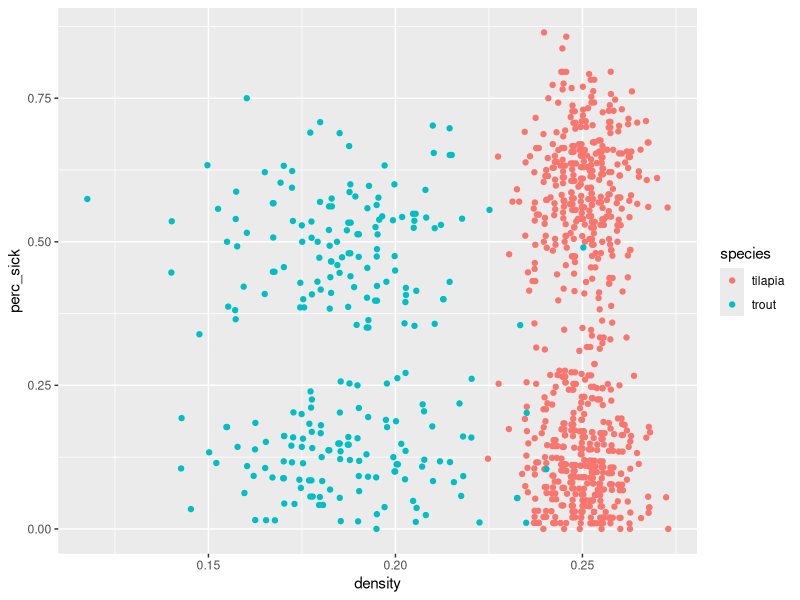
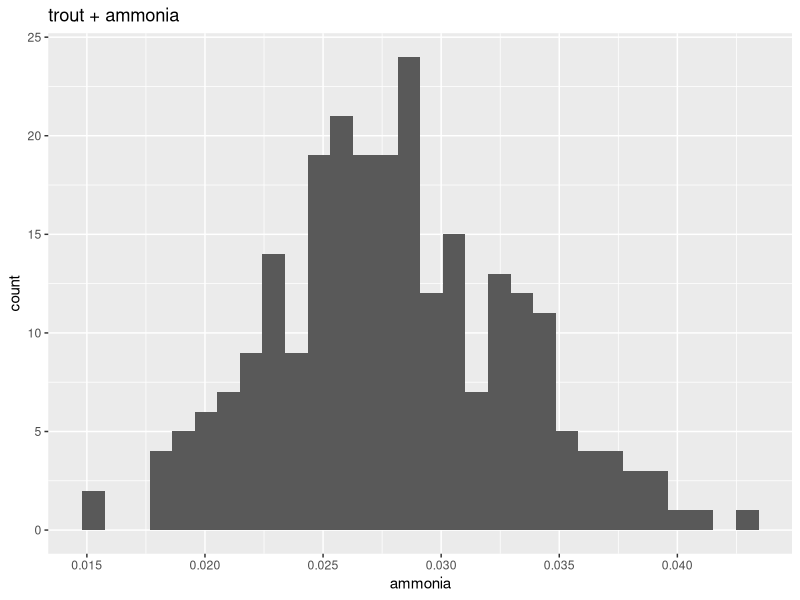
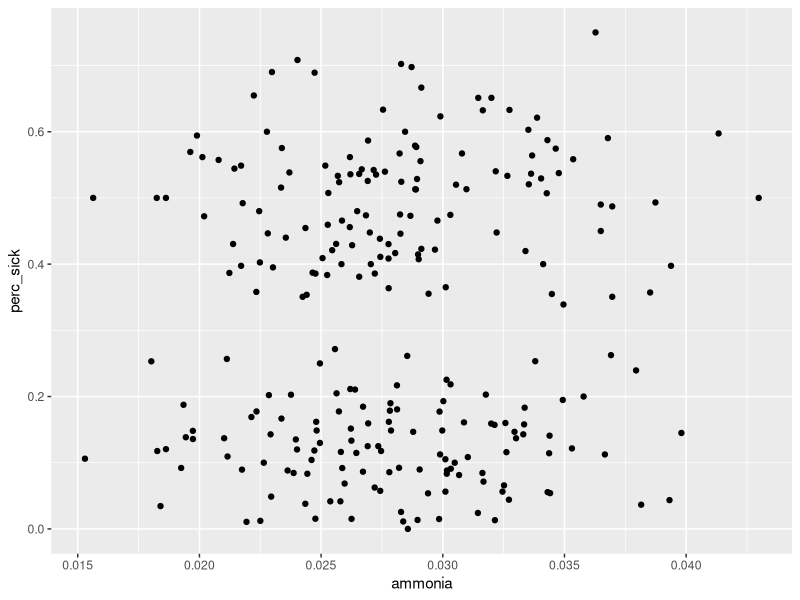

These charts were generated, in order, by the following R code:
## ---- chunk 1
# load the tidyverse
library(tidyverse)
# read in the data, sick-fish.csv
sick <- read_csv("sick-fish.csv")
# look at the data
glimpse(sick)
## ---- chunk 2
sick <- sick %>% mutate(density = num_fish / tank_volume)

sick <- sick %>% mutate(perc_sick = num_sick / num_fish)
## ---- chunk 3

ggplot(data = sick, mapping = aes(density, perc_sick, color = species)) +
  geom_point()

# percentage sick is standardized across all the tank volumes and fish populations, so it puts everything in the same units


## ---- chunk 4
# comment it out
# trout and ammonia
## ---- chunk 5
troutOnly <- sick %>% filter(species == "trout")
## ---- chunk 6
ggplot(troutOnly, aes(x = ammonia)) +
  geom_histogram() +
  labs(title = "trout + ammonia")

# most common is around .027 but it could be different depending on their bin number. The correct answer is the value with the greatest frequency for their histogram. 

## ---- chunk 7
troutOnly %>% summarize(mean(ammonia), sd(ammonia))

## ---- chunk 8
# we want to know if oxygen concentration is related with the percentage of sick fish. I will use a scatterplot. 
## ---- chunk 9
ggplot(data = troutOnly, mapping = aes(x = ammonia, y= perc_sick)) +
  geom_point()
## ---- chunk 10

